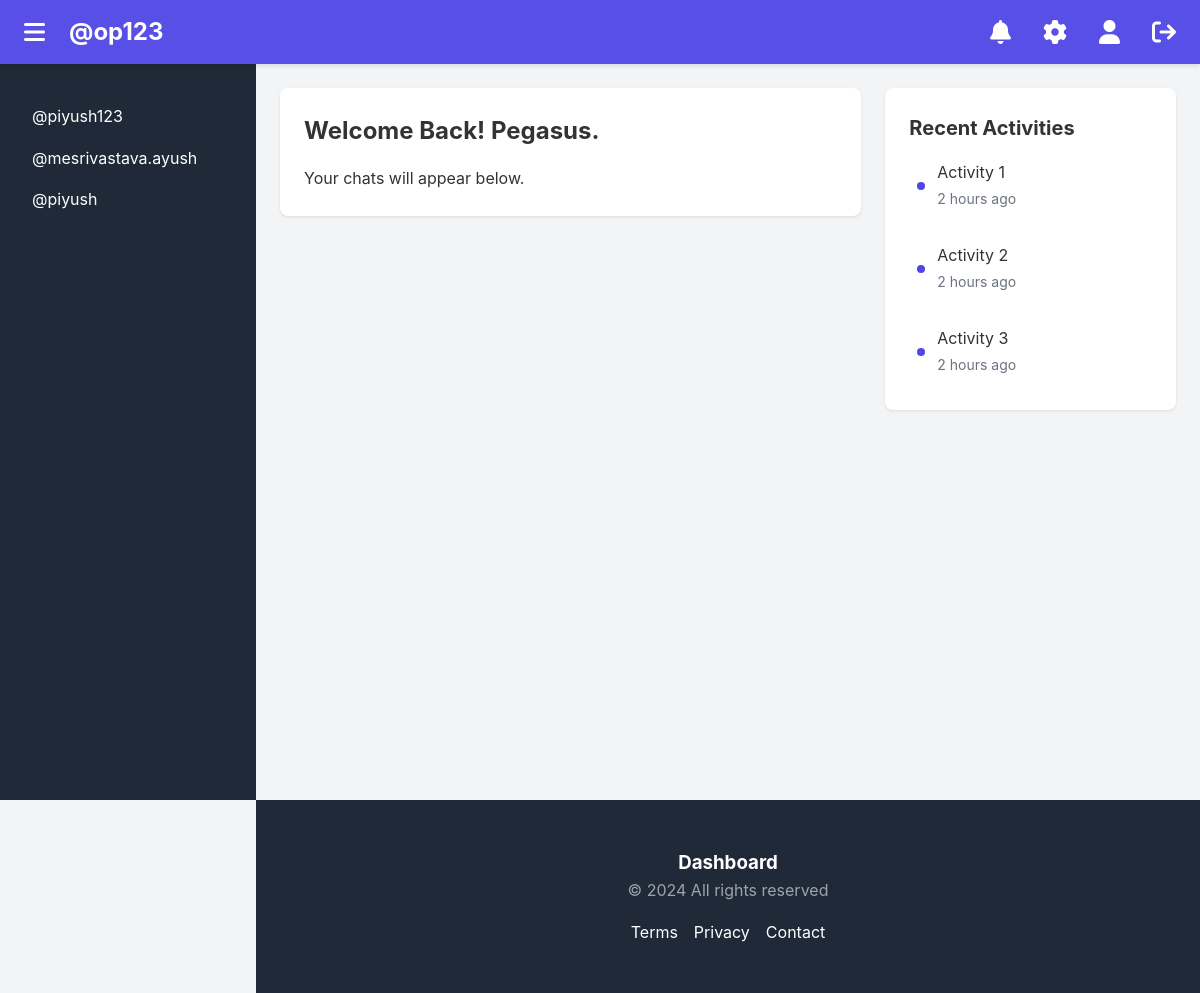
The app's page / (signed in) with its own data.
### server/models.py (models this page shows)
class CustomUser(AbstractBaseUser, PermissionsMixin):
    email = models.EmailField(unique=True)
    username=models.CharField(max_length=25)
    first_name = models.CharField(max_length=30)
    last_name = models.CharField(max_length=30)
    is_active = models.BooleanField(default=True)
    is_staff = models.BooleanField(default=False)
    date_joined = models.DateTimeField(auto_now_add=True)
    objects = CustomUserManager()
    USERNAME_FIELD = 'email'
    REQUIRED_FIELDS = ['username','first_name','last_name']
    def __str__(self):
        return self.email

### server/views.py (the view)
# urls.py: 2. Add a URL to urlpatterns:  path('', views.home, name='home')
@login_required(login_url="/login")
def home(request):
    users=CustomUser.objects.exclude(email=request.user.email)
    context = {'users':users}
    print(context)
    return render(request, "index.html", context)

### server/templates/index.html (shortened to what this page needs)
{% load static %}
<!DOCTYPE html>
<html lang="en">
<head>
    <link rel="stylesheet" href="{% static 'styles.css' %}">
    <link rel="stylesheet" href="https://cdnjs.cloudflare.com/ajax/libs/font-awesome/6.0.0-beta3/css/all.min.css">
</head>
<body>
    <nav class="navbar">
        <div class="navbar-content">
            <div class="nav-left">
                <button id="menuToggle" class="menu-button">
                <i class="fas fa-bars" style="font-size: 24px;"></i>
                </button>
                <h1>@{{request.user.username}}</h1>
            </div>
            <div class="nav-right">
                <button class="icon-button">
                    <i class="fas fa-bell" style="font-size: 24px;"></i>
                </button>
                <button class="icon-button">
                    <i class="fas fa-cog" style="font-size: 24px;"></i>
                </button>
                <button class="icon-button">
                    <i class="fas fa-user" style="font-size: 24px;"></i>
                </button>
                <button class="icon-button"href="{% url 'logout' %}">
                    <i class="fa fa-sign-out" style="font-size: 24px;"></i>
                </button>
            </div>
        </div>
    </nav>
    <div class="layout">
        <aside class="sidebar" id="sidebar">
            <nav class="sidebar-nav">
                {% for user in users %}
                    <a href="{% url 'chat' username=user.username %}" class="nav-item">@{{ user.username}}</a>
                {% endfor %}
            </nav>
        </aside>
        <main class="main-content" id="mainContent">
            <div class="container">
                <div class="grid">
                    <div class="main-area">
                        <div class="card">
                            <h2>Welcome Back! {{request.user.first_name}}.</h2>
                            <p>Your chats will appear below.</p>
                        </div>
                    </div>
                    <div class="right-panel">
                        <div class="sticky-content">
                            <div class="card">
                                <h3>Recent Activities</h3>
                                <div class="activity-list">
                                    <div class="activity-item">
                                        <div class="activity-dot"></div>
                                        <div class="activity-content">
                                            <p>Activity 1</p>
                                            <small>2 hours ago</small>
                                        </div>
                                    </div>
                                    <div class="activity-item">
                                        <div class="activity-dot"></div>
                                        <div class="activity-content">
                                            <p>Activity 2</p>
                                            <small>2 hours ago</small>
                                        </div>
                                    </div>
                                    <div class="activity-item">
                                        <div class="activity-dot"></div>
                                        <div class="activity-content">
                                            <p>Activity 3</p>
                                            <small>2 hours ago</small>
                                        </div>
                                    </div>
                                </div>
                            </div>
                        </div>
                    </div>
                </div>
            </div>
        </main>
    </div>
    <footer class="footer" id="footer">
        <div class="container">
            <div class="footer-content">
                <div class="footer-info">
                    <h3>Dashboard</h3>
                    <p>&copy; 2024 All rights reserved</p>
                </div>
                <div class="footer-links">
                    <a href="#">Terms</a>
                    <a href="#">Privacy</a>
                    <a href="#">Contact</a>
                </div>
            </div>
        </div>
    </footer>
</body>
</html>

### server/static/styles.css (style rules this page uses)
* { margin: 0; padding: 0; box-sizing: border-box; }
body { font-family: -apple-system, BlinkMacSystemFont, 'Segoe UI', Roboto, Oxygen, Ubuntu, Cantarell, sans-serif; line-height: 1.6; color: #333; background-color: #f3f4f6; }
.layout { min-height: 100vh; padding-top: 64px; display: flex; }
.container { max-width: 1200px; margin: 0 auto; padding: 1.5rem; }
.navbar { position: fixed; top: 0; left: 0; right: 0; height: 64px; background-color: #4f46e5; color: white; z-index: 9999; box-shadow: 0 2px 4px rgba(0, 0, 0, 0.1); backdrop-filter: blur(8px); background-color: rgba(79, 70, 229, 0.95); }
.navbar-content { max-width: 2000px; margin: 0 auto; height: 100%; display: flex; justify-content: space-between; align-items: center; padding: 0 1rem; }
.nav-left { display: flex; align-items: center; gap: 1rem; }
.nav-right { display: flex; align-items: center; gap: 1rem; }
.menu-button, .icon-button { background: none; border: none; color: white; cursor: pointer; padding: 0.5rem; border-radius: 0.5rem; transition: background-color 0.2s; }
.sidebar { position: fixed; top: 64px; left: 0; width: 256px; height: calc(100vh - 64px); background-color: #1f2937; color: white; transition: transform 0.3s ease; z-index: 40; overflow-y: auto; }
.sidebar-nav { padding: 2rem 1rem; }
.nav-item { display: block; padding: 0.5rem 1rem; color: white; text-decoration: none; border-radius: 0.375rem; transition: background-color 0.2s; }
.main-content { flex: 1; margin-left: 256px; transition: margin-left 0.3s ease; }
.grid { display: grid; grid-template-columns: 2fr 1fr; gap: 1.5rem; }
.card { background-color: white; border-radius: 0.5rem; padding: 1.5rem; box-shadow: 0 1px 3px rgba(0, 0, 0, 0.1); }
.card h2 { font-size: 1.5rem; font-weight: bold; margin-bottom: 1rem; }
.card h3 { font-size: 1.25rem; font-weight: bold; margin-bottom: 0.5rem; }
.activity-list { display: flex; flex-direction: column; gap: 1rem; }
.activity-item { display: flex; align-items: center; gap: 0.75rem; padding: 0.5rem; border-radius: 0.375rem; transition: background-color 0.2s; }
.activity-dot { width: 0.5rem; height: 0.5rem; background-color: #4f46e5; border-radius: 50%; }
.activity-content small { color: #6b7280; font-size: 0.875rem; }
.footer { background-color: #1f2937; color: white; padding: 1.5rem; margin-left: 256px; transition: margin-left 0.3s ease; }
.footer-content { display: flex; flex-direction: column; align-items: center; gap: 1rem; }
.footer-info { text-align: center; }
.footer-info p { color: #9ca3af; }
.footer-links { display: flex; gap: 1rem; }
.footer-links a { color: white; text-decoration: none; transition: color 0.2s; }

### records on screen
CustomUser: user.username "op123", user.first_name "Pegasus"
CustomUser: username "piyush123"
CustomUser: username "mesrivastava.ayush"
CustomUser: username "piyush"
